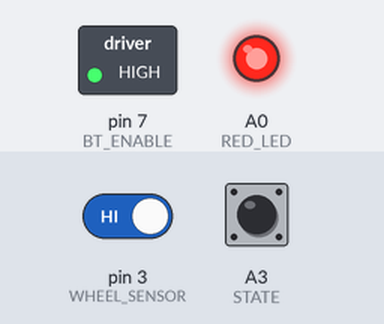
This sketch was run on a simulated Arduino Uno, built for the host (arithmetic inside an expression is 32-bit, double 64-bit). Parts: switched loads named in the sketch (green lamp = pin HIGH), output pins drawn as LEDs (lit = HIGH). Dashed ring = blinking. Inputs (shaded band) come from the test bench; at power-on: A3 (STATE) HIGH, pin 3 (WHEEL_SENSOR) HIGH.

Above: at 2.2 s.
2.3 s: A3 (STATE) pulled LOW for 1 s
At 2.67 s:
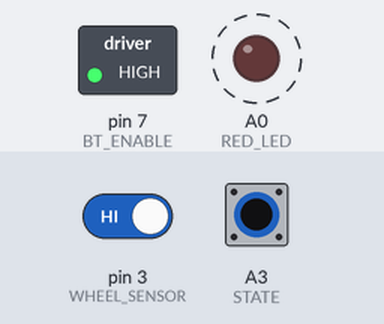
6.3 s: A3 (STATE) pulled LOW for 3.2 s
At 9.8 s:
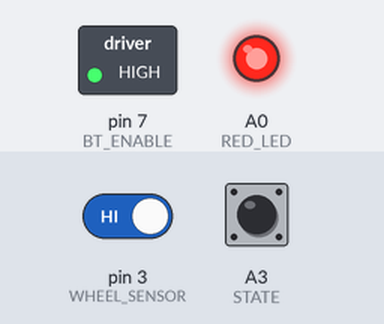
Timing chart, 0 to 11.3 s (numbered marks = the images above; inputs shaded):
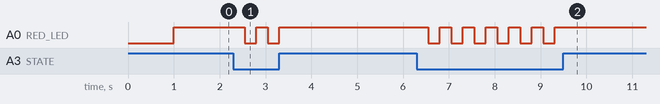

Measured:
- after the input at 2.3 s, A0 (RED_LED): alternates HIGH for 0.25 s and LOW for 0.25 s, 4 changes in all, then stays HIGH, starting after 0.25 s
- after the input at 6.3 s, A0 (RED_LED): alternates HIGH for 0.25 s and LOW for 0.25 s, 12 changes in all, then stays HIGH, starting after 0.25 s

The sketch:

firmware.ino
```cpp
//#include <Wire.h>
#include <avr/sleep.h>
#include <Ticker.h>
//#include "sleep.h"

/**
   Board Notes

   v1.3
   Removed EEPROM

   v1.2
   Enable Internal PullUp
   Check Interrupts: Reed Falling, Wake Low
*/

#define SLEEP_ENABLED

#define BOUNCE_DELAY 5

#define STATE A3
#define KEY A2
#define WHEEL_SENSOR 3
#define BT_ENABLE 7
#define RED_LED  A0

#define SLEEP 180000000L
//#define SLEEP 15000000L
#define DATA_BUFFER 1500 //about 1000' of buffered data

unsigned long previousTriggerTime = 0;
unsigned int seqChecksum = 0;
volatile unsigned long triggeredTime = 0;
volatile int triggered = false;
volatile int error = false;

void tick();

Ticker ledTicker(tick, 250);

void setup() {
  Serial.begin(115200);
  pinMode(RED_LED, OUTPUT);
  pinMode(KEY, OUTPUT);
  pinMode(BT_ENABLE, OUTPUT);
  pinMode(STATE, INPUT_PULLUP);
  pinMode(WHEEL_SENSOR, INPUT);

  //Turn on i2c and set to 400Hz
  //Wire.begin();
  //TWBR = 12;

  //http://www.gammon.com.au/power
  //disable ADC for power savings
  ADCSRA = 0;

  enableBluetooth();

  attachInterrupt(1, sensorRead_isr, FALLING);

  ledTicker.start();
}

void enableBluetooth() {
  digitalWrite(BT_ENABLE, LOW);
  digitalWrite(KEY, LOW);
  delay(1000);
  digitalWrite(BT_ENABLE, HIGH);
}

void tick() {
  int state = digitalRead(RED_LED);
  digitalWrite(RED_LED, !state);
}

void loop() {
  ledTicker.update();

  int btConnected = digitalRead(STATE);
  if (!btConnected && ledTicker.state() == STOPPED) {
    ledTicker.start();
  } else if (btConnected) {
    ledTicker.stop();
    digitalWrite(RED_LED, HIGH);
  }

  //check for new data
  if (triggered) {
    //calculate current split time
    unsigned long split = triggeredTime - previousTriggerTime;
    seqChecksum++;

    //save previous trigger time to calcuate split next trigger
    previousTriggerTime = triggeredTime;

    //TODO Improve error handling
    if (error) {
      seqChecksum++;
      error = false;
    }

    if (btConnected) {

      //sends split and seqCheck
      //to ensure message wasn't lost
      Serial.print("BMX");
      Serial.write(split >> 24);
      Serial.write(split >> 16);
      Serial.write(split >> 8);
      Serial.write(split);
      Serial.write(seqChecksum >> 8);
      Serial.write(seqChecksum);

    }
    triggered = false;
  }

#ifdef SLEEP_ENABLED
  //goto sleep after long delay
  long lastRead = micros() - triggeredTime;
  if ( lastRead > SLEEP) {
    ledTicker.stop();

    digitalWrite(BT_ENABLE, LOW);
    digitalWrite(RED_LED, LOW);

    //remove current interrupt, sensorRead_isr()
    detachInterrupt(1);

    //disable ADC
    ADCSRA = 0;

    set_sleep_mode(SLEEP_MODE_PWR_DOWN);
    noInterrupts();
    sleep_enable();

    //setup new interrupt, wake_isr()
    attachInterrupt(1, wake_isr, HIGH);

    // turn off brown-out enable in software
    MCUCR = bit (BODS) | bit (BODSE);
    MCUCR = bit (BODS);

    interrupts();
    sleep_cpu();
  }
#endif

}

/*
   Triggered by magnet to record time
*/
void sensorRead_isr() {
  if (triggered) {
    error = true;
    return;
  }

  triggeredTime = micros();
  triggered = true;
}

/*
   Triggered by magnet to wake up when in sleep mode
*/
#ifdef SLEEP_ENABLED
void wake_isr()
{
  sleep_disable();
  detachInterrupt(1);

  digitalWrite(BT_ENABLE, HIGH);
  digitalWrite(RED_LED, HIGH);

  attachInterrupt(1, sensorRead_isr, FALLING);

  triggeredTime = micros();
}
#endif
```
